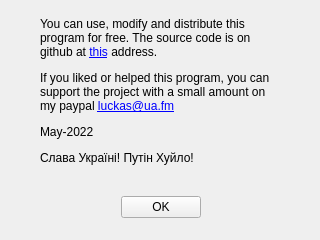
<?xml version="1.0" encoding="UTF-8"?>
<ui version="4.0">
 <class>About</class>
 <widget class="QWidget" name="About">
  <property name="geometry">
   <rect>
    <x>0</x>
    <y>0</y>
    <width>320</width>
    <height>240</height>
   </rect>
  </property>
  <property name="windowTitle">
   <string>Form</string>
  </property>
  <widget class="QWidget" name="verticalLayoutWidget">
   <property name="geometry">
    <rect>
     <x>40</x>
     <y>17</y>
     <width>241</width>
     <height>201</height>
    </rect>
   </property>
   <layout class="QVBoxLayout" name="verticalLayout">
    <item>
     <widget class="QLabel" name="label">
      <property name="text">
       <string>&lt;html&gt;&lt;head/&gt;&lt;body&gt;&lt;p&gt;You can use, modify and distribute this program for free. The source code is on github at &lt;a href=&quot;https://github.com/lmdpua/CP2112_SH366000_Flasher.git&quot;&gt;&lt;span style=&quot; text-decoration: underline; color:#0000ff;&quot;&gt;this&lt;/span&gt;&lt;/a&gt; address.&lt;/p&gt;&lt;p&gt;If you liked or helped this program, you can support the project with a small amount on my paypal &lt;a href=&quot;luckas@ua.fm&quot;&gt;&lt;span style=&quot; text-decoration: underline; color:#0000ff;&quot;&gt;luckas@ua.fm&lt;/span&gt;&lt;/a&gt;&lt;/p&gt;&lt;p&gt;May-2022&lt;/p&gt;&lt;p&gt;Слава Україні! Путін Хуйло!&lt;/p&gt;&lt;p&gt;&lt;br/&gt;&lt;/p&gt;&lt;/body&gt;&lt;/html&gt;</string>
      </property>
      <property name="wordWrap">
       <bool>true</bool>
      </property>
     </widget>
    </item>
    <item>
     <layout class="QHBoxLayout" name="horizontalLayout">
      <item>
       <spacer name="horizontalSpacer">
        <property name="orientation">
         <enum>Qt::Horizontal</enum>
        </property>
        <property name="sizeHint" stdset="0">
         <size>
          <width>40</width>
          <height>20</height>
         </size>
        </property>
       </spacer>
      </item>
      <item>
       <widget class="QPushButton" name="OK">
        <property name="text">
         <string>OK</string>
        </property>
       </widget>
      </item>
      <item>
       <spacer name="horizontalSpacer_2">
        <property name="orientation">
         <enum>Qt::Horizontal</enum>
        </property>
        <property name="sizeHint" stdset="0">
         <size>
          <width>40</width>
          <height>20</height>
         </size>
        </property>
       </spacer>
      </item>
     </layout>
    </item>
   </layout>
  </widget>
 </widget>
 <resources/>
 <connections/>
</ui>
